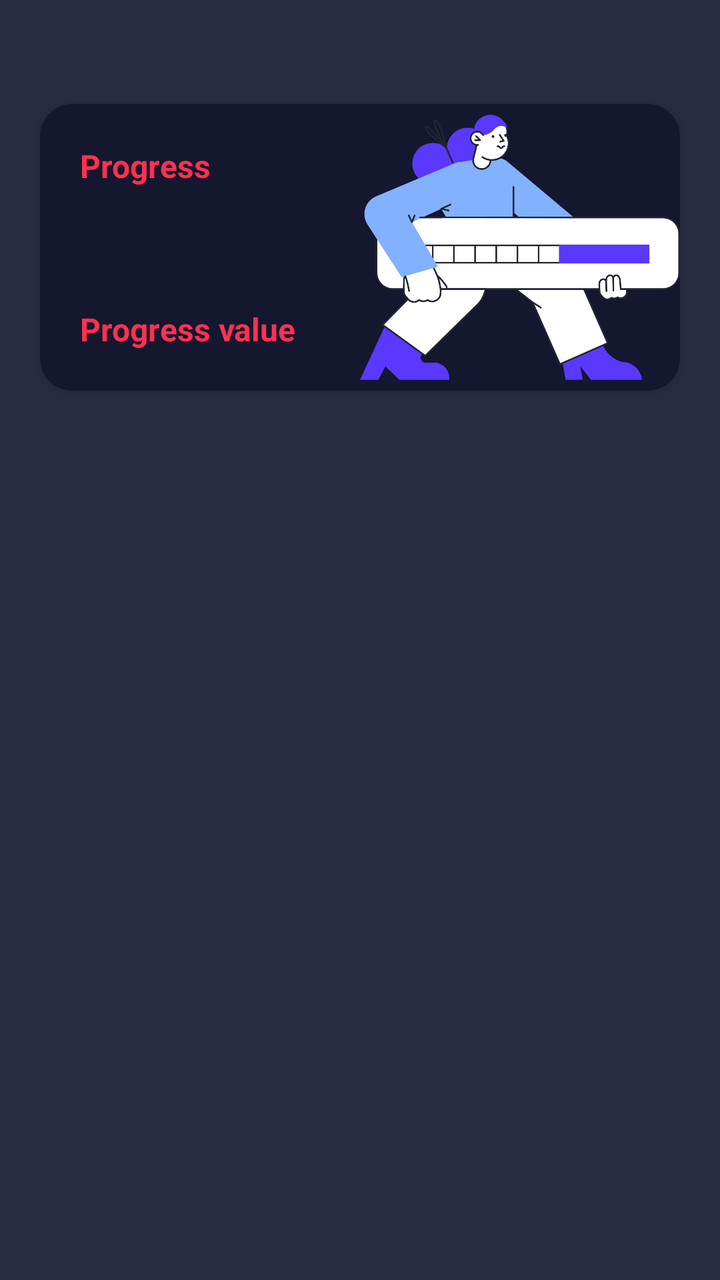
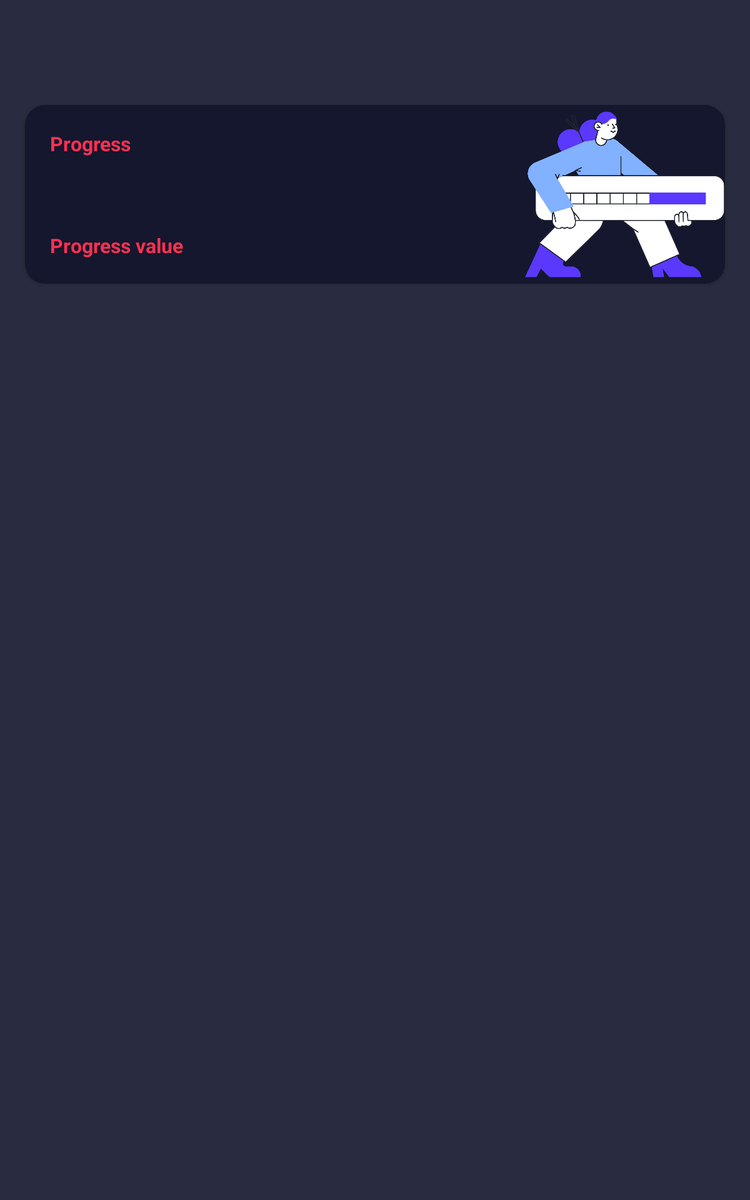

The same Android screen from two of the app's own layout files: first res/layout/ as a phone draws it, then the repository's variant for another configuration, drawn on a device whose configuration selects that folder. Both files follow.
<!-- AndroidManifest.xml: application theme PrimaryTheme -->
<!-- res/layout/list.xml -->
<?xml version="1.0" encoding="utf-8"?>
<androidx.constraintlayout.widget.ConstraintLayout xmlns:android="http://schemas.android.com/apk/res/android"
    xmlns:app="http://schemas.android.com/apk/res-auto"
    xmlns:tools="http://schemas.android.com/tools"
    android:layout_width="match_parent"
    android:layout_height="match_parent">

    <RelativeLayout
        android:id="@+id/progress_list_layout"
        android:layout_width="match_parent"
        android:layout_height="wrap_content"
        android:layout_gravity="center"
        android:layout_marginTop="32dp"
        android:layout_marginBottom="32dp"
        app:layout_constraintHorizontal_bias="0.5"
        app:layout_constraintTop_toTopOf="parent">

        <include layout="@layout/progress_bar"
            android:id="@+id/progress_include"/>

    </RelativeLayout>

    <androidx.core.widget.NestedScrollView
        android:layout_width="match_parent"
        android:layout_height="0dp"
        android:contentDescription="@string/list_scroll_2"
        android:layout_marginBottom="64dp"
        android:layout_marginTop="32dp"
        app:layout_constraintBottom_toBottomOf="parent"
        app:layout_constraintEnd_toEndOf="parent"
        app:layout_constraintStart_toStartOf="parent"
        app:layout_constraintTop_toBottomOf="@+id/progress_list_layout"
        app:layout_constraintVertical_bias="0.0">

        <LinearLayout
            android:layout_width="match_parent"
            android:layout_height="0dp"
            android:orientation="vertical"
            android:id="@+id/scrollList">


        </LinearLayout>

    </androidx.core.widget.NestedScrollView>

</androidx.constraintlayout.widget.ConstraintLayout>
<!-- res/layout/progress_bar.xml (included above) -->
<androidx.cardview.widget.CardView xmlns:android="http://schemas.android.com/apk/res/android"
    xmlns:app="http://schemas.android.com/apk/res-auto"
    xmlns:tools="http://schemas.android.com/tools"
    android:layout_width="match_parent"
    android:layout_height="wrap_content"
    android:layout_gravity="center"
    android:layout_margin="20dp"
    android:contentDescription="@string/card"
    app:cardBackgroundColor="@color/primary"
    app:cardCornerRadius="16dp"
    android:id="@+id/progressBar_card">

    <ImageView
        android:layout_width="160dp"
        android:layout_height="match_parent"
        android:layout_alignParentTop="true"
        android:layout_alignParentEnd="true"
        android:adjustViewBounds="true"
        android:cropToPadding="true"
        android:elevation="40dp"
        android:layout_gravity="end"
        app:srcCompat="@drawable/progress_picture" />

    

    <LinearLayout
        android:layout_width="match_parent"
        android:layout_height="wrap_content"
        android:layout_gravity="center"
        android:layout_margin="20dp"
        android:orientation="vertical"
        android:id="@+id/progress_layout">


        <TextView
            android:layout_width="match_parent"
            android:layout_height="wrap_content"
            android:layout_gravity="center_vertical"
            android:gravity="left"
            android:contentDescription="@string/Progress_label"
            android:text="@string/Progress_label"
            android:textColor="@color/secondary"
            android:textSize="16sp"
            android:textStyle="bold"
            tools:ignore="TextContrastCheck"
            android:id="@+id/progress_name"/>



        <ProgressBar
            android:id="@+id/progressBar"
            style="?android:attr/progressBarStyleHorizontal"
            android:layout_width="match_parent"
            android:layout_height="40dp"
            android:layout_marginTop="20dp"
            android:layout_marginEnd="125dp"
            android:outlineAmbientShadowColor="@color/secondary"
            android:outlineSpotShadowColor="@color/secondary"
            android:backgroundTint="@color/secondary_lighter"

            tools:targetApi="p" />

        <TextView
            android:layout_width="match_parent"
            android:layout_height="wrap_content"
            android:layout_gravity="end"
            android:gravity="start"
            android:textColor="@color/secondary"
            android:textSize="16sp"
            android:textStyle="bold"
            tools:ignore="TextContrastCheck"
            android:text="@string/Progress_number"
            android:id="@+id/progress_value"/>

    </LinearLayout>


</androidx.cardview.widget.CardView>
<!-- resources referenced by this layout -->
<resources>
  <color name="primary">#14172D</color> //076E7E
  <color name="secondary">#FF3152</color>
  <color name="secondary_lighter">#EC5069</color>//F31666
  <!-- drawable progress_picture: png bitmap (drawable-v24, 68622 bytes) -->
  <string name="Progress_label">Progress</string>
  <string name="Progress_number">Progress value</string>
  <string name="card">Card</string>
  <string name="list_scroll_2">List of Themes</string>
  <style name="PrimaryTheme" parent="Theme.AppCompat.NoActionBar">
  
          <item name="android:colorAccent">@color/Not_so_white_white</item>
          <item name="android:colorControlNormal">@android:color/transparent</item>
          <item name="android:windowBackground">@color/Background_gray</item>
          <item name="android:textColorPrimary">@color/Not_so_white_white</item>
          <item name="android:colorPrimary">@color/primary</item>
          <item name="android:colorSecondary" tools:targetApi="n_mr1">@color/secondary</item>
      </style>
  <color name="Not_so_white_white">#B2B2B2</color>
  <color name="Background_gray">#292C40</color> //3030303 292C40
</resources>
<!-- res/layout-sw600dp/list.xml (the repository's variant of the layout above) -->
<!-- drawn on a 7-inch tablet held upright -->
<?xml version="1.0" encoding="utf-8"?>
<androidx.constraintlayout.widget.ConstraintLayout xmlns:android="http://schemas.android.com/apk/res/android"
    xmlns:app="http://schemas.android.com/apk/res-auto"
    xmlns:tools="http://schemas.android.com/tools"
    android:layout_width="match_parent"
    android:layout_height="match_parent">


    <RelativeLayout
        android:id="@+id/relativeLayout"
        android:layout_width="match_parent"
        android:layout_height="wrap_content"
        android:layout_gravity="center"
        android:layout_marginTop="32dp"
        app:layout_constraintBottom_toTopOf="@+id/horizontalScrollView2"
        app:layout_constraintEnd_toEndOf="@id/guideline2"
        app:layout_constraintHorizontal_bias="0.5"
        app:layout_constraintStart_toStartOf="@id/guideline"
        app:layout_constraintTop_toBottomOf="@+id/imageView6">

        <include layout="@layout/progress_bar" />

    </RelativeLayout>

    <androidx.core.widget.NestedScrollView
        android:layout_width="match_parent"
        android:layout_height="556dp"
        android:layout_marginTop="32dp"
        android:layout_marginBottom="32dp"
        android:fillViewport="true"
        app:layout_constraintBottom_toBottomOf="parent"
        app:layout_constraintEnd_toEndOf="parent"
        app:layout_constraintHorizontal_bias="1.0"
        app:layout_constraintStart_toStartOf="parent"
        app:layout_constraintTop_toBottomOf="@+id/relativeLayout"
        app:layout_constraintVertical_bias="0.136">

        <LinearLayout
            android:layout_width="match_parent"
            android:layout_height="wrap_content"
            android:orientation="vertical"
            android:id="@+id/scrollList">

    

        </LinearLayout>
    </androidx.core.widget.NestedScrollView>

    <ImageView
        android:id="@+id/imageView6"
        android:layout_width="wrap_content"
        android:layout_height="wrap_content"
        android:layout_marginTop="32dp"
        app:layout_constraintEnd_toEndOf="parent"
        app:layout_constraintStart_toStartOf="parent"
        app:layout_constraintTop_toTopOf="parent"
        app:srcCompat="@drawable/logo" />


</androidx.constraintlayout.widget.ConstraintLayout>
<!-- resources referenced by the variant -->
<!-- as a 7-inch tablet held upright resolves them -->
<resources>
  <color name="primary">#14172D</color> //076E7E
  <color name="secondary">#FF3152</color>
  <color name="secondary_lighter">#EC5069</color>//F31666
  <!-- drawable progress_picture: png bitmap (drawable-v24, 68622 bytes) -->
  <string name="Progress_label">Progress</string>
  <string name="Progress_number">Progress value</string>
  <string name="card">Card</string>
  <style name="PrimaryTheme" parent="Theme.AppCompat.NoActionBar">
  
          <item name="android:colorAccent">@color/Not_so_white_white</item>
          <item name="android:colorControlNormal">@android:color/transparent</item>
          <item name="android:windowBackground">@color/Background_gray</item>
          <item name="android:textColorPrimary">@color/Not_so_white_white</item>
          <item name="android:colorPrimary">@color/primary</item>
          <item name="android:colorSecondary" tools:targetApi="n_mr1">@color/secondary</item>
      </style>
  <color name="Not_so_white_white">#B2B2B2</color>
  <color name="Background_gray">#292C40</color> //3030303 292C40
</resources>
